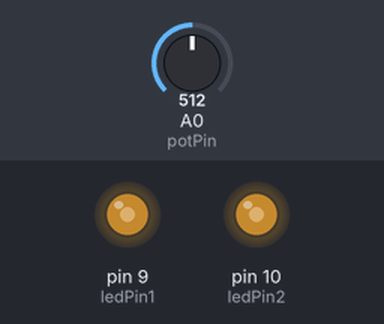
A sketch run on a simulated Arduino Uno, built with avr-gcc and run on an emulated ATmega328P. Shown: output pins drawn as LEDs (lit = HIGH). Inputs (shaded band) come from the test bench; at power-on: A0 (potPin) = 512.

Above: at 1.2 s.
1.3 s: A0 (potPin) set to 716
At 1.7 s:
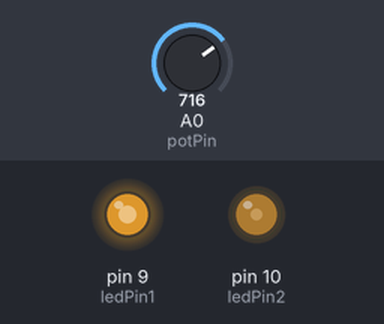
2.8 s: A0 (potPin) set to 900
At 4.0 s:
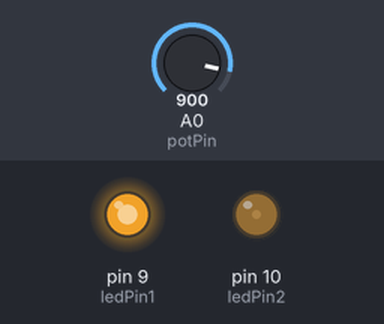
4.3 s: A0 (potPin) set to 1023
At 5.5 s:
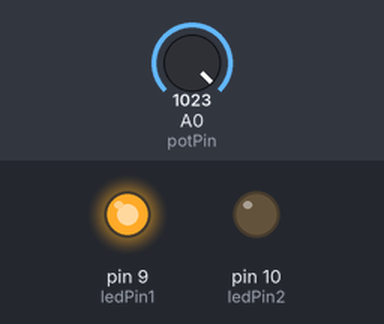
5.8 s: A0 (potPin) set to 306
At 6.5 s:
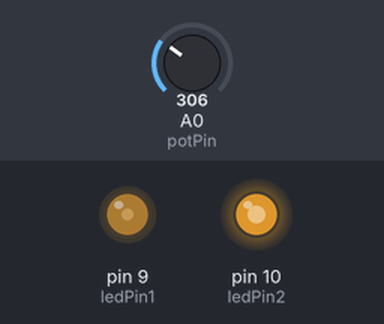
7.3 s: A0 (potPin) set to 122
At 7.7 s:
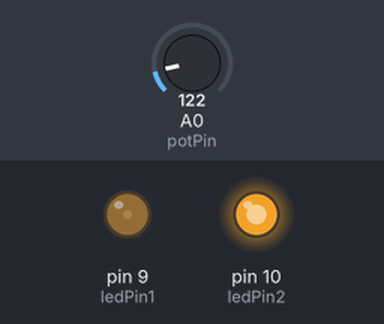
8.8 s: A0 (potPin) set to 511
At 9.9 s:
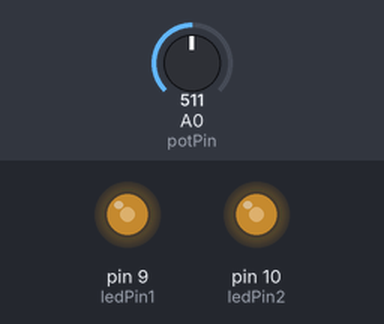
Timing chart, 0 to 11.3 s (numbered marks = the images above; inputs shaded):
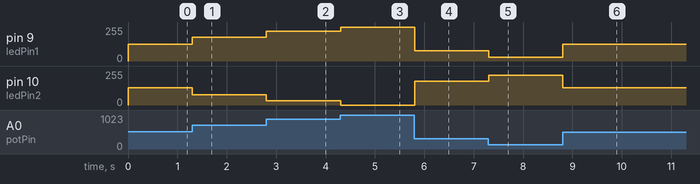

The sketch:

job12.ino
```cpp
// Programme pour contrôler l'intensité de deux LEDs avec un potentiomètre

const int ledPin1 = 9; // Broche de la première LED (PWM)
const int ledPin2 = 10; // Broche de la deuxième LED (PWM)
const int potPin = A0; // Broche du potentiomètre

void setup() {
  pinMode(ledPin1, OUTPUT);
  pinMode(ledPin2, OUTPUT);
}

void loop() {
  int potValue = analogRead(potPin); // Lire la valeur du potentiomètre (0 - 1023)

  // Convertir la valeur du potentiomètre en une valeur de luminosité pour les LEDs (0 - 255)
  int brightness1 = map(potValue, 0, 1023, 0, 255);
  int brightness2 = map(potValue, 0, 1023, 255, 0);

  // Appliquer les nouvelles valeurs de luminosité aux LEDs
  analogWrite(ledPin1, brightness1);
  analogWrite(ledPin2, brightness2);
  delay(10); // Ajouter un court délai pour la stabilité du programme
}
```

Measured:
- after the input at 1.3 s, pin 9 (ledPin1): 127/255 → 178/255 at once; pin 10 (ledPin2): 128/255 → 77/255 at once
- after the input at 2.8 s, pin 9 (ledPin1): 178/255 → 224/255 at once; pin 10 (ledPin2): 77/255 → 31/255 at once
- after the input at 4.3 s, pin 9 (ledPin1): 224/255 → 255/255 at once; pin 10 (ledPin2): 31/255 → 0/255 at once
- after the input at 5.8 s, pin 9 (ledPin1): 255/255 → 76/255 at once; pin 10 (ledPin2): 0/255 → 179/255 at once
- after the input at 7.3 s, pin 9 (ledPin1): 76/255 → 30/255 at once; pin 10 (ledPin2): 179/255 → 225/255 at once
- after the input at 8.8 s, pin 9 (ledPin1): 30/255 → 127/255 at once; pin 10 (ledPin2): 225/255 → 128/255 at once
